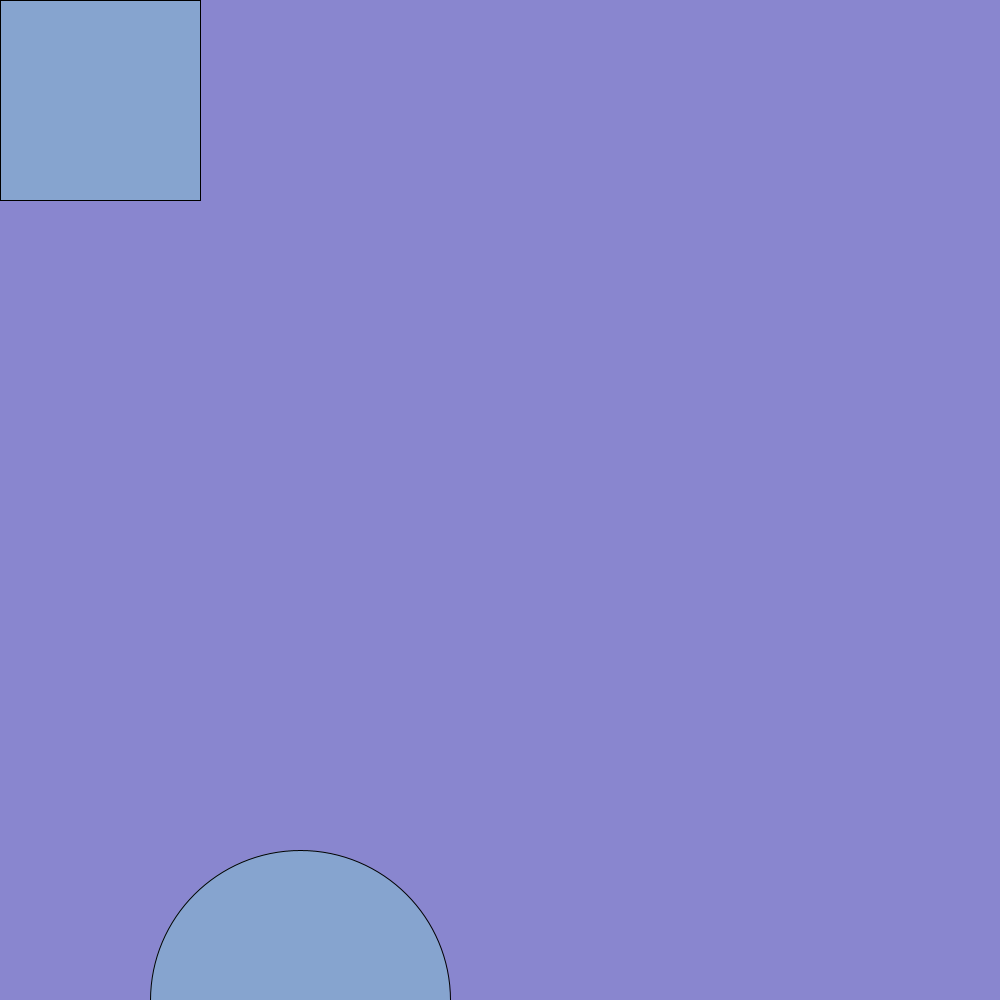
Frame 1 (no input)
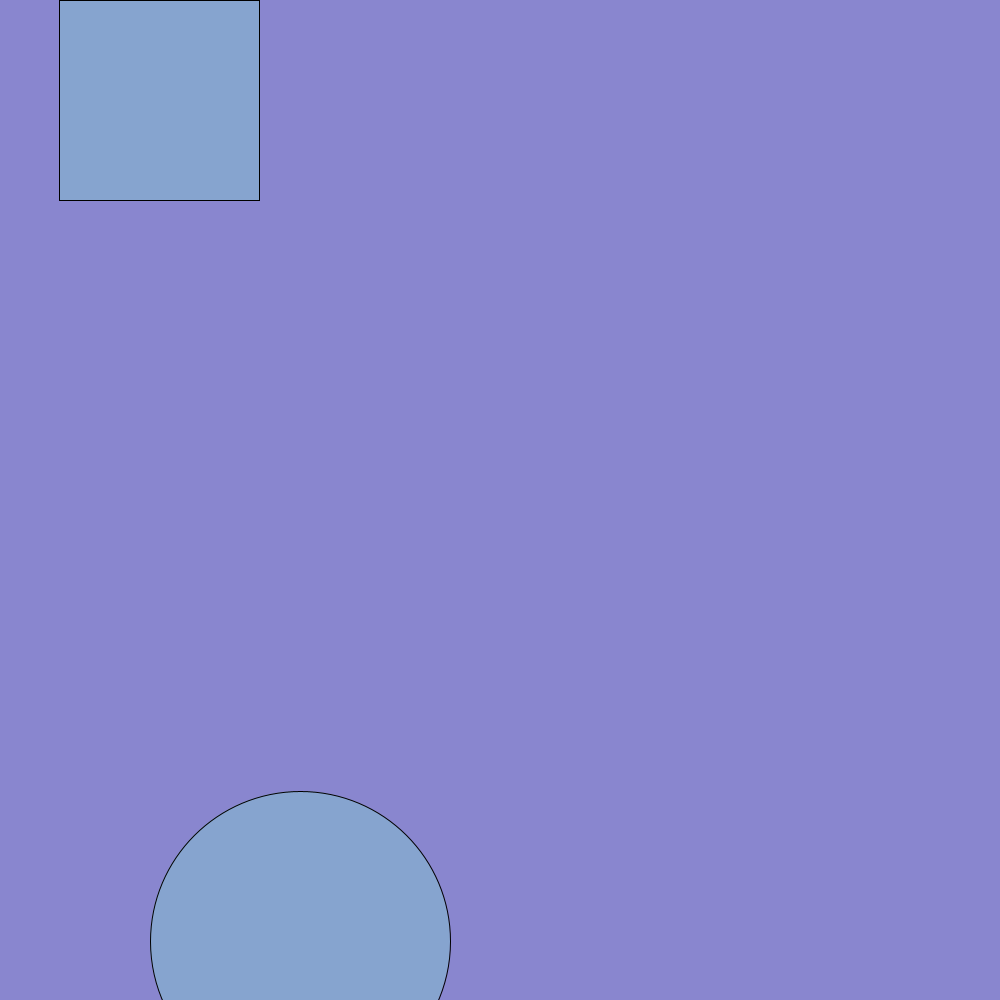
Frame 60 (the mouse pressed at the canvas centre just before this capture)
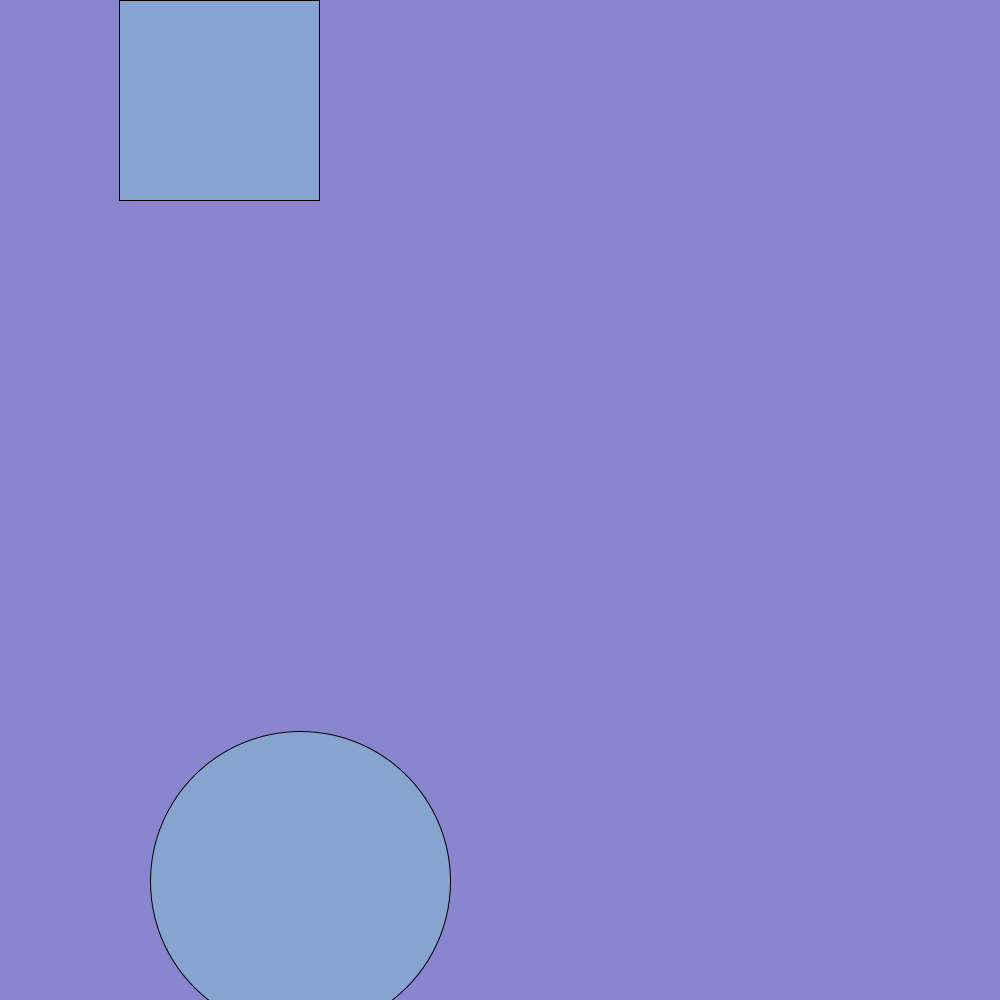
Frame 120 (the mouse held since frame 60 and released just before this capture)

The Processing sketch that drew these frames (run headless with seeded random() and noise(); from frame 60 on, the mouse is pressed at the canvas centre):

// Processing sketch: variables_assignment
// ── variables_assignment.pde
int gray= 0;
int hi= 1000;
void setup() { //called once and before draw
size(1000, 1000);
}

void draw() { //repeats
background(#8986CF);
fill(#86A4CF);
square (gray, 0, 200);
gray= gray + 1;
circle (300, hi,  300);
hi= hi-1;
}
